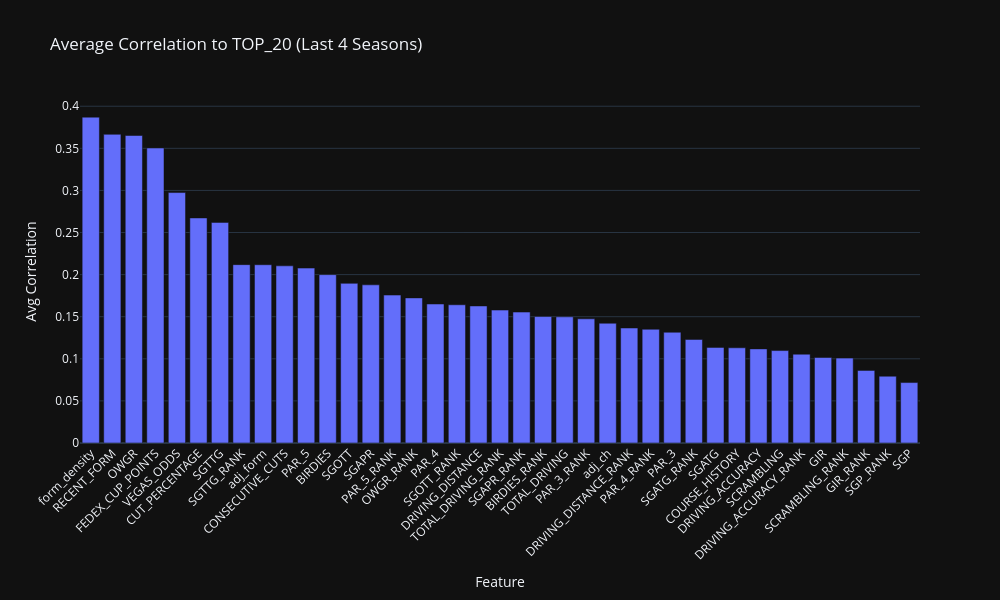

Source (notebook cell):
### Markdown cell above
**Average of Last 4 Years**

### Code cell
import pandas as pd
import numpy as np
import plotly.express as px

# === Rebuild correlation matrices for the 4 most recent seasons ===
cor = {}
recent_seasons = sorted(training_df["SEASON"].unique())[-4:]

for season in recent_seasons:
    df_season = training_df[training_df["SEASON"] == season].copy()
    numeric_cols = df_season.select_dtypes(include=["float64", "int64"])
    cor[int(season)] = numeric_cols.corr().abs()

# === Combine into one summary DataFrame ===
cor_df = pd.DataFrame()

for season in recent_seasons:
    df = cor[season].reset_index()
    if "TOP_20" not in df.columns:
        continue
    temp = df[["index", "TOP_20"]].copy()
    temp = temp.rename(columns={"TOP_20": str(season)})
    if cor_df.empty:
        cor_df = temp
    else:
        cor_df = cor_df.merge(temp, on="index", how="outer")

# Drop target and metadata rows
cor_df = cor_df[~cor_df["index"].isin(["TOP_20", "FINAL_POS", "SEASON"])]

# Compute average correlation across seasons
cor_df["AVERAGE"] = cor_df.drop(columns=["index"]).mean(axis=1)
cor_df = cor_df.sort_values(by="AVERAGE", ascending=False)

# === Plotly Bar Chart ===
fig = px.bar(
    cor_df,
    x="index",
    y="AVERAGE",
    title="Average Correlation to TOP_20 (Last 4 Seasons)",
    labels={"index": "Feature", "AVERAGE": "Avg Correlation"},
    template="plotly_dark"
)

fig.update_layout(
    xaxis_tickangle=-45,
    height=600,
    width=1000,
    showlegend=False
)

fig.show()

### Figure 1 — Plotly figure (JSON) as saved in the notebook; plotly's stock layout.template omitted (floating-point values rounded to 4 significant figures)
{"data": [{"hovertemplate": "Feature=%{x}<br>Avg Correlation=%{y}<extra></extra>", "legendgroup": "", "marker": {"color": "#636efa", "pattern": {"shape": ""}}, "name": "", "orientation": "v", "showlegend": false, "textposition": "auto", "type": "bar", "x": ["form_density", "RECENT_FORM", "OWGR", "FEDEX_CUP_POINTS", "VEGAS_ODDS", "CUT_PERCENTAGE", "SGTTG", "SGTTG_RANK", "adj_form", "CONSECUTIVE_CUTS", "PAR_5", "BIRDIES", "SGOTT", "SGAPR", "PAR_5_RANK", "OWGR_RANK", "PAR_4", "SGOTT_RANK", "DRIVING_DISTANCE", "TOTAL_DRIVING_RANK", "SGAPR_RANK", "BIRDIES_RANK", "TOTAL_DRIVING", "PAR_3_RANK", "adj_ch", "DRIVING_DISTANCE_RANK", "PAR_4_RANK", "PAR_3", "SGATG_RANK", "SGATG", "COURSE_HISTORY", "DRIVING_ACCURACY", "SCRAMBLING", "DRIVING_ACCURACY_RANK", "GIR", "SCRAMBLING_RANK", "GIR_RANK", "SGP_RANK", "SGP"], "xaxis": "x", "y": [0.387, 0.3666, 0.3653, 0.3504, 0.2975, 0.2673, 0.262, 0.2119, 0.2118, 0.2104, 0.2078, 0.2, 0.1896, 0.1879, 0.1757, 0.1723, 0.1651, 0.1642, 0.1628, 0.1579, 0.1555, 0.1502, 0.1499, 0.1475, 0.1422, 0.1366, 0.1351, 0.1315, 0.123, 0.1136, 0.1131, 0.1118, 0.1098, 0.1055, 0.1015, 0.1008, 0.08626, 0.07936, 0.07177], "yaxis": "y"}], "layout": {"barmode": "relative", "height": 600, "legend": {"tracegroupgap": 0}, "showlegend": false, "title": {"text": "Average Correlation to TOP_20 (Last 4 Seasons)"}, "width": 1000, "xaxis": {"anchor": "y", "domain": [0, 1], "tickangle": -45, "title": {"text": "Feature"}}, "yaxis": {"anchor": "x", "domain": [0, 1], "title": {"text": "Avg Correlation"}}}}
